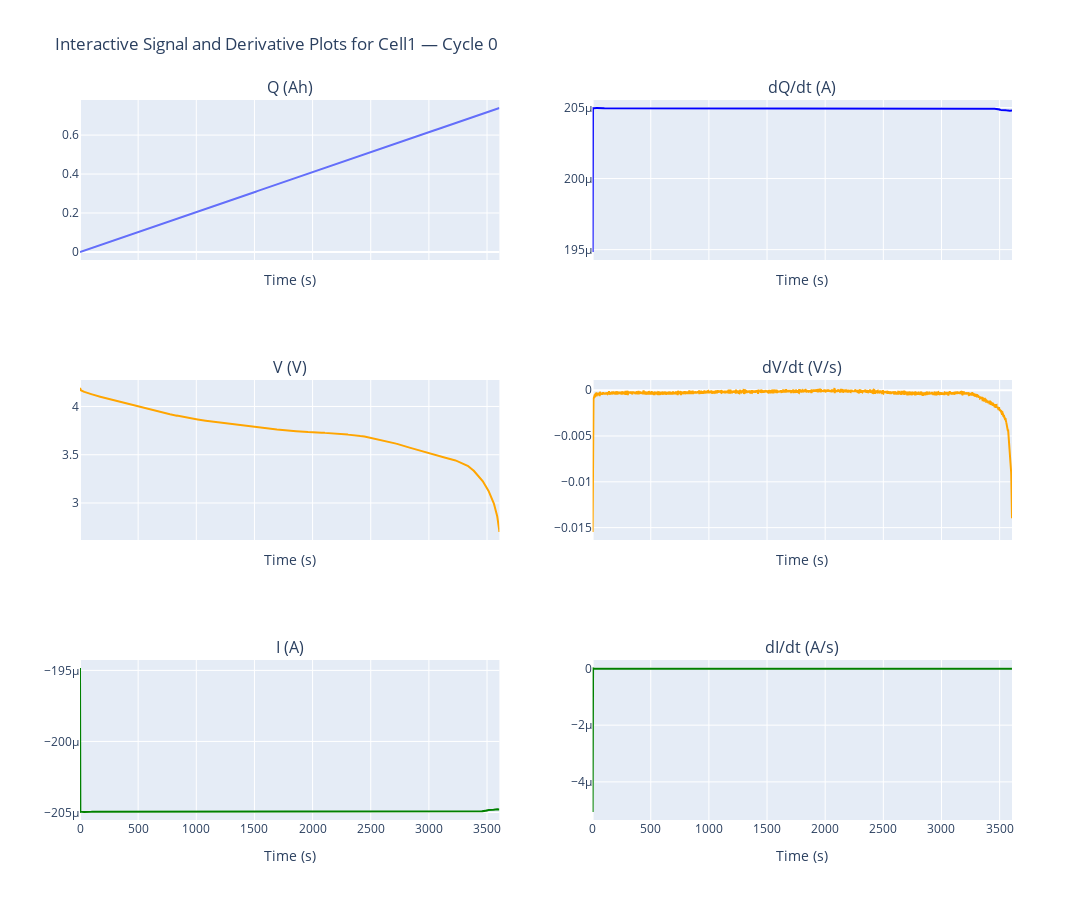

The notebook cell this image was saved under:
### Code cell
builder.plot_signals_and_derivatives_plotly(df_oxford, "Cell1", 0)

### Figure 1 — Plotly figure (JSON) as saved in the notebook; plotly's stock layout.template omitted (floating-point values rounded to 4 significant figures; data arrays with more than 128 entries replaced by an {"elided": "..."} marker saying what was removed)
{"data": [{"mode": "lines", "name": "Q (Ah)", "type": "scatter", "x": {"elided": "3608 float values"}, "xaxis": "x", "y": {"elided": "3608 float values"}, "yaxis": "y"}, {"line": {"color": "blue"}, "mode": "lines", "name": "dQ/dt (A)", "type": "scatter", "x": {"elided": "3608 float values"}, "xaxis": "x2", "y": {"elided": "3608 float values"}, "yaxis": "y2"}, {"line": {"color": "orange"}, "mode": "lines", "name": "V (V)", "type": "scatter", "x": {"elided": "3608 float values"}, "xaxis": "x3", "y": {"elided": "3608 float values"}, "yaxis": "y3"}, {"line": {"color": "orange"}, "mode": "lines", "name": "dV/dt (V/s)", "type": "scatter", "x": {"elided": "3608 float values"}, "xaxis": "x4", "y": {"elided": "3608 float values"}, "yaxis": "y4"}, {"line": {"color": "green"}, "mode": "lines", "name": "I (A)", "type": "scatter", "x": {"elided": "3608 float values"}, "xaxis": "x5", "y": {"elided": "3608 float values"}, "yaxis": "y5"}, {"line": {"color": "green"}, "mode": "lines", "name": "dI/dt (A/s)", "type": "scatter", "x": {"elided": "3608 float values"}, "xaxis": "x6", "y": {"elided": "3608 float values"}, "yaxis": "y6"}], "layout": {"annotations": [{"font": {"size": 16}, "showarrow": false, "text": "Q (Ah)", "x": 0.225, "xanchor": "center", "xref": "paper", "y": 1, "yanchor": "bottom", "yref": "paper"}, {"font": {"size": 16}, "showarrow": false, "text": "dQ/dt (A)", "x": 0.775, "xanchor": "center", "xref": "paper", "y": 1, "yanchor": "bottom", "yref": "paper"}, {"font": {"size": 16}, "showarrow": false, "text": "V (V)", "x": 0.225, "xanchor": "center", "xref": "paper", "y": 0.6111, "yanchor": "bottom", "yref": "paper"}, {"font": {"size": 16}, "showarrow": false, "text": "dV/dt (V/s)", "x": 0.775, "xanchor": "center", "xref": "paper", "y": 0.6111, "yanchor": "bottom", "yref": "paper"}, {"font": {"size": 16}, "showarrow": false, "text": "I (A)", "x": 0.225, "xanchor": "center", "xref": "paper", "y": 0.2222, "yanchor": "bottom", "yref": "paper"}, {"font": {"size": 16}, "showarrow": false, "text": "dI/dt (A/s)", "x": 0.775, "xanchor": "center", "xref": "paper", "y": 0.2222, "yanchor": "bottom", "yref": "paper"}], "height": 900, "showlegend": false, "title": {"text": "Interactive Signal and Derivative Plots for Cell1 — Cycle 0"}, "width": 1150, "xaxis": {"anchor": "y", "domain": [0, 0.45], "dtick": 500, "matches": "x5", "showticklabels": false, "title": {"text": "Time (s)"}}, "xaxis2": {"anchor": "y2", "domain": [0.55, 1], "dtick": 500, "matches": "x6", "showticklabels": false, "title": {"text": "Time (s)"}}, "xaxis3": {"anchor": "y3", "domain": [0, 0.45], "dtick": 500, "matches": "x5", "showticklabels": false, "title": {"text": "Time (s)"}}, "xaxis4": {"anchor": "y4", "domain": [0.55, 1], "dtick": 500, "matches": "x6", "showticklabels": false, "title": {"text": "Time (s)"}}, "xaxis5": {"anchor": "y5", "domain": [0, 0.45], "dtick": 500, "title": {"text": "Time (s)"}}, "xaxis6": {"anchor": "y6", "domain": [0.55, 1], "dtick": 500, "title": {"text": "Time (s)"}}, "yaxis": {"anchor": "x", "domain": [0.7778, 1]}, "yaxis2": {"anchor": "x2", "domain": [0.7778, 1]}, "yaxis3": {"anchor": "x3", "domain": [0.3889, 0.6111]}, "yaxis4": {"anchor": "x4", "domain": [0.3889, 0.6111]}, "yaxis5": {"anchor": "x5", "domain": [0, 0.2222]}, "yaxis6": {"anchor": "x6", "domain": [0, 0.2222]}}}
